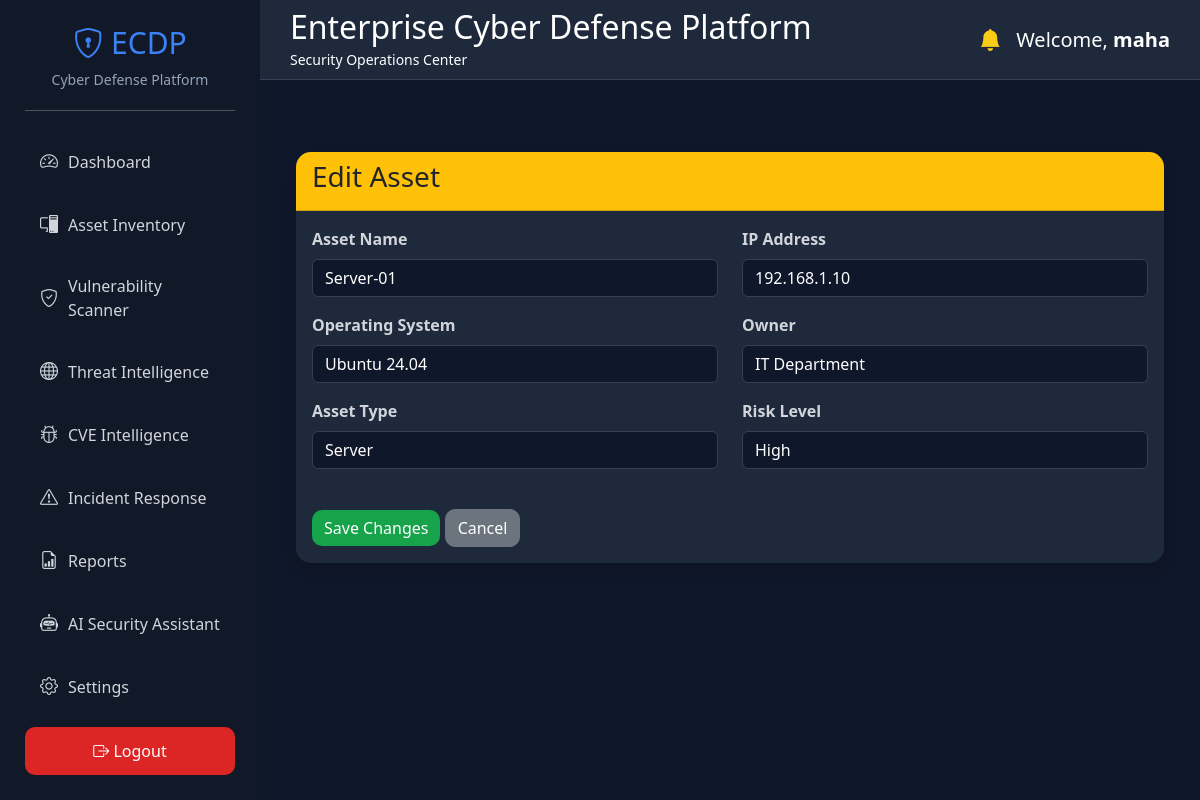
The page /edit_asset/1 (signed in) on the database its author committed.
### models/user.py (models this page shows, shortened)
class User(UserMixin, db.Model):
    __tablename__ = "users"
    id = db.Column(db.Integer, primary_key=True)
    username = db.Column(
        db.String(100),
        unique=True,
        nullable=False
    )
    email = db.Column(
        db.String(120),
        unique=True,
        nullable=False
    )
    password_hash = db.Column(
        db.String(255),
        nullable=False
    )
    role = db.Column(
        db.String(20),
        default="Analyst"
    )

### models/asset.py (models this page shows, shortened)
class Asset(db.Model):
    __tablename__ = "assets"
    id = db.Column(db.Integer, primary_key=True)
    asset_name = db.Column(db.String(100), nullable=False)
    ip_address = db.Column(db.String(50), nullable=False)
    operating_system = db.Column(db.String(100), nullable=False)
    owner = db.Column(db.String(100), nullable=False)
    asset_type = db.Column(db.String(50), nullable=False)
    status = db.Column(db.String(30), default="Active")
    risk_level = db.Column(db.String(20), default="Low")

### routes/assets.py (the view, shortened to what this page needs)
@assets_bp.route("/edit_asset/<int:id>", methods=["GET", "POST"])
@login_required
def edit_asset(id):
    asset = Asset.query.get_or_404(id)
    form = AssetForm(obj=asset)
    return render_template(
        "edit_asset.html",
        form=form,
        asset=asset
    )

### forms/asset_form.py
class AssetForm(FlaskForm):
    asset_name = StringField(
        "Asset Name",
        validators=[DataRequired()]
    )
    ip_address = StringField(
        "IP Address",
        validators=[DataRequired()]
    )
    operating_system = StringField(
        "Operating System",
        validators=[DataRequired()]
    )
    owner = StringField(
        "Owner",
        validators=[DataRequired()]
    )
    asset_type = SelectField(
        "Asset Type",
        choices=[
            ("Server", "Server"),
            ("Laptop", "Laptop"),
            ("Desktop", "Desktop"),
            ("Router", "Router"),
            ("Firewall", "Firewall"),
            ("Switch", "Switch")
        ]
    )
    risk_level = SelectField(
        "Risk Level",
        choices=[
            ("Low", "Low"),
            ("Medium", "Medium"),
            ("High", "High"),
            ("Critical", "Critical")
        ]
    )
    submit = SubmitField("Add Asset")

### models/user.py (called while the page is built)
@login_manager.user_loader
def load_user(user_id):
    return User.query.get(int(user_id))

### templates/edit_asset.html (shortened to what this page needs)
{% extends "base.html" %}
{% block content %}
<div class="container mt-5">
    <div class="card shadow">
        <div class="card-header bg-warning text-dark">
            <h3>Edit Asset</h3>
        </div>
        <div class="card-body">
            <form method="POST">
                <div class="row">
                    <div class="col-md-6 mb-3">
                        {{ form.asset_name.label(class="form-label") }}
                        {{ form.asset_name(class="form-control") }}
                    </div>
                    <div class="col-md-6 mb-3">
                        {{ form.ip_address.label(class="form-label") }}
                        {{ form.ip_address(class="form-control") }}
                    </div>
                </div>
                <div class="row">
                    <div class="col-md-6 mb-3">
                        {{ form.operating_system.label(class="form-label") }}
                        {{ form.operating_system(class="form-control") }}
                    </div>
                    <div class="col-md-6 mb-3">
                        {{ form.owner.label(class="form-label") }}
                        {{ form.owner(class="form-control") }}
                    </div>
                </div>
                <div class="row">
                    <div class="col-md-6 mb-3">
                        {{ form.asset_type.label(class="form-label") }}
                        {{ form.asset_type(class="form-control") }}
                    </div>
                    <div class="col-md-6 mb-3">
                        {{ form.risk_level.label(class="form-label") }}
                        {{ form.risk_level(class="form-select") }}
                    </div>
                </div>
                <div class="mt-4">
                    <button class="btn btn-success">
                        Save Changes
                    </button>
                    <a href="{{ url_for('assets.assets') }}" class="btn btn-secondary">
                        Cancel
                    </a>
                </div>
            </form>
        </div>
    </div>
</div>
{% endblock %}

### templates/components/navbar.html
<nav class="navbar-custom">
    <div>
        <h2>Enterprise Cyber Defense Platform</h2>
        <small>Security Operations Center</small>
    </div>
    <div class="user-info">
        <i class="bi bi-bell-fill notification"></i>
        <h5 class="mb-0">
            Welcome,
            <strong>{{ current_user.username }}</strong>
        </h5>
    </div>
</nav>

### static/css/style.css (style rules this page uses)
* { margin: 0; padding: 0; box-sizing: border-box; font-family: "Segoe UI", Arial, sans-serif; }
body { background: #0f172a; color: #ffffff; }
.navbar-custom { height: 80px; background: #1e293b; display: flex; justify-content: space-between; align-items: center; padding: 0 30px; border-bottom: 1px solid #334155; }
.navbar-custom h2 { color: white; margin: 0; }
.user-info { display: flex; align-items: center; gap: 15px; }
.notification { font-size: 22px; color: #facc15; }
.card { background: #1e293b; color: white; border: none; border-radius: 15px; box-shadow: 0 4px 15px rgba(0, 0, 0, .3); }
.card-header { border-radius: 15px 15px 0 0 !important; }
.form-control, .form-select { background: #0f172a; color: white; border: 1px solid #334155; }
.form-label { color: #d1d5db; font-weight: 600; }
.btn { border-radius: 10px; }
.btn-success { background: #16a34a; border: none; }

### rows shown on the page
User: username "maha"
Asset: asset_name "Server-01", ip_address "192.168.1.10", operating_system "Ubuntu 24.04", owner "IT Department", asset_type "Server", risk_level "High"
